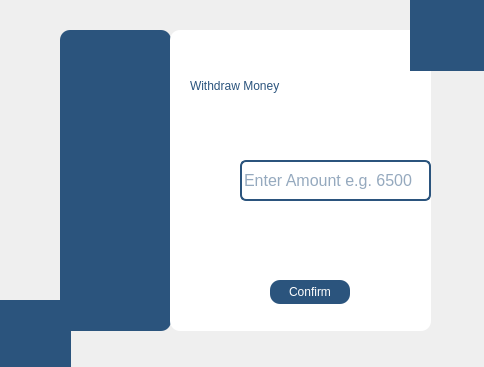
<?xml version="1.0" encoding="UTF-8"?>
<ui version="4.0">
 <class>WithdrawDialog</class>
 <widget class="QDialog" name="WithdrawDialog">
  <property name="geometry">
   <rect>
    <x>0</x>
    <y>0</y>
    <width>484</width>
    <height>367</height>
   </rect>
  </property>
  <property name="windowTitle">
   <string>Dialog</string>
  </property>
  <widget class="QLabel" name="label_8">
   <property name="geometry">
    <rect>
     <x>410</x>
     <y>-10</y>
     <width>81</width>
     <height>81</height>
    </rect>
   </property>
   <property name="styleSheet">
    <string notr="true">QLabel{
background-color:#2b547d;
}</string>
   </property>
   <property name="text">
    <string/>
   </property>
  </widget>
  <widget class="QLabel" name="label_7">
   <property name="geometry">
    <rect>
     <x>-10</x>
     <y>300</y>
     <width>81</width>
     <height>91</height>
    </rect>
   </property>
   <property name="styleSheet">
    <string notr="true">QLabel{
background-color:#2b547d;
}</string>
   </property>
   <property name="text">
    <string/>
   </property>
  </widget>
  <widget class="QPushButton" name="withdraw_confirmation_btn">
   <property name="geometry">
    <rect>
     <x>270</x>
     <y>280</y>
     <width>80</width>
     <height>24</height>
    </rect>
   </property>
   <property name="styleSheet">
    <string notr="true">QPushButton{
background-color:#2b547d;
color:white;
border-radius:10px;
padding:7px 14px;
}
QPushButton:hover{
background-color:rgb(41, 128, 185);
}
QPushButton:pressed{
background-color:rgb(31, 97, 141);
}</string>
   </property>
   <property name="text">
    <string>Confirm</string>
   </property>
  </widget>
  <widget class="QLineEdit" name="amount_input">
   <property name="geometry">
    <rect>
     <x>240</x>
     <y>160</y>
     <width>191</width>
     <height>41</height>
    </rect>
   </property>
   <property name="font">
    <font>
     <family>Microsoft Sans Serif</family>
     <pointsize>12</pointsize>
    </font>
   </property>
   <property name="styleSheet">
    <string notr="true">QLineEdit{

background-color: rgb(255, 255, 255);
color:rgb(43, 84, 125);
border:2px solid rgb(43, 84, 125);
border-radius:6px;
}
QLineEdit:hover{
border:2px solid rgb(29, 61, 92);
background-color:rgb(226, 230, 235);
}
QLineEdit:focus{
border:2px solid rgb(0, 0, 119);
background-color:white;
outline:none;
}</string>
   </property>
   <property name="placeholderText">
    <string>Enter Amount e.g. 6500</string>
   </property>
  </widget>
  <widget class="QLabel" name="label_3">
   <property name="geometry">
    <rect>
     <x>60</x>
     <y>30</y>
     <width>111</width>
     <height>301</height>
    </rect>
   </property>
   <property name="styleSheet">
    <string notr="true">border-radius:10px;
background-color:#2b547d;</string>
   </property>
   <property name="text">
    <string/>
   </property>
  </widget>
  <widget class="QLabel" name="label_2">
   <property name="geometry">
    <rect>
     <x>180</x>
     <y>160</y>
     <width>51</width>
     <height>41</height>
    </rect>
   </property>
   <property name="styleSheet">
    <string notr="true">background-color: none;</string>
   </property>
   <property name="text">
    <string/>
   </property>
   <property name="pixmap">
    <pixmap resource="images.qrc">:/new/prefix1/images/withdraw_17765296.png</pixmap>
   </property>
   <property name="scaledContents">
    <bool>true</bool>
   </property>
  </widget>
  <widget class="QLabel" name="label_4">
   <property name="geometry">
    <rect>
     <x>170</x>
     <y>30</y>
     <width>261</width>
     <height>301</height>
    </rect>
   </property>
   <property name="styleSheet">
    <string notr="true">border-radius:10px;
background-color:white;</string>
   </property>
   <property name="text">
    <string/>
   </property>
  </widget>
  <widget class="QLabel" name="label">
   <property name="geometry">
    <rect>
     <x>190</x>
     <y>50</y>
     <width>221</width>
     <height>71</height>
    </rect>
   </property>
   <property name="styleSheet">
    <string notr="true">QLabel{
background-color:none;
font: 700 20pt &quot;Arial&quot;;
color:#2b547d;}</string>
   </property>
   <property name="text">
    <string>Withdraw Money</string>
   </property>
  </widget>
  <widget class="QLabel" name="label_11">
   <property name="geometry">
    <rect>
     <x>70</x>
     <y>130</y>
     <width>91</width>
     <height>91</height>
    </rect>
   </property>
   <property name="text">
    <string/>
   </property>
   <property name="pixmap">
    <pixmap resource="images.qrc">:/new/prefix1/images/wmremove-transformed.png</pixmap>
   </property>
   <property name="scaledContents">
    <bool>true</bool>
   </property>
  </widget>
  <widget class="QLabel" name="label_16">
   <property name="geometry">
    <rect>
     <x>10</x>
     <y>310</y>
     <width>51</width>
     <height>51</height>
    </rect>
   </property>
   <property name="text">
    <string/>
   </property>
   <property name="pixmap">
    <pixmap resource="images.qrc">:/new/prefix1/images/wmremove-transformed.png</pixmap>
   </property>
   <property name="scaledContents">
    <bool>true</bool>
   </property>
  </widget>
  <widget class="QLabel" name="label_17">
   <property name="geometry">
    <rect>
     <x>420</x>
     <y>10</y>
     <width>51</width>
     <height>51</height>
    </rect>
   </property>
   <property name="text">
    <string/>
   </property>
   <property name="pixmap">
    <pixmap resource="images.qrc">:/new/prefix1/images/wmremove-transformed.png</pixmap>
   </property>
   <property name="scaledContents">
    <bool>true</bool>
   </property>
  </widget>
  <zorder>label_3</zorder>
  <zorder>label_4</zorder>
  <zorder>label_8</zorder>
  <zorder>label_7</zorder>
  <zorder>withdraw_confirmation_btn</zorder>
  <zorder>amount_input</zorder>
  <zorder>label</zorder>
  <zorder>label_2</zorder>
  <zorder>label_11</zorder>
  <zorder>label_16</zorder>
  <zorder>label_17</zorder>
 </widget>
 <resources>
  <include location="images.qrc"/>
 </resources>
 <connections/>
</ui>
